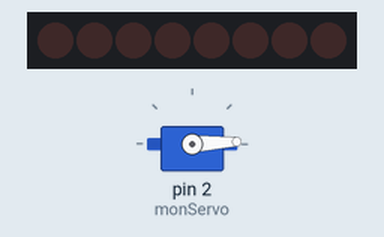
A sketch run on a simulated Arduino Uno, built with avr-gcc and run on an emulated ATmega328P. Shown: 8 shift-register outputs drawn as a row of LEDs (first output left, lit = HIGH), servo. Wiring (inferred from the names in the program): shift register (74HC595): data pin 11; shift clock pin 10; latch pin 12. Wiring (inferred from the signals the program sends): row of LEDs: on Q0, Q1, Q2, Q3, Q4, Q5, Q6, Q7.

Above: at 0.05 s.
At 0.5 s:
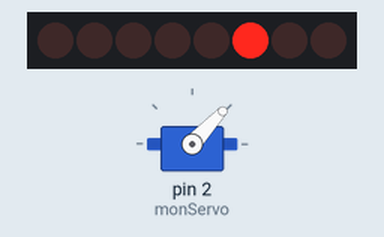
At 0.95 s:
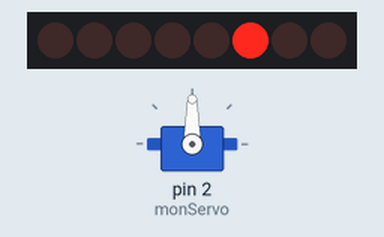
At 1.9 s:
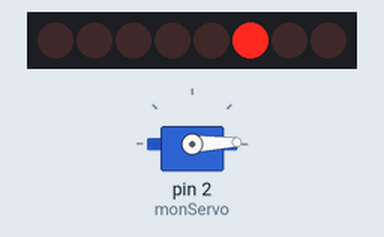
Timing chart, 0 to 4.4 s (numbered marks = the images above):
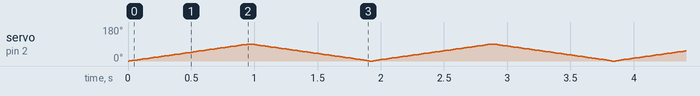

The sketch:

Drone_1.ino
```cpp
#include <Servo.h>
#include <SPI.h>
#include <Mirf.h>
#include <nRF24L01.h>
#include <MirfHardwareSpiDriver.h>

Servo monServo;
int pos=0;
const int locker = 12;
const int clock = 10;
const int data = 11;
int binled = 0b00001111;
int comget = 0; // stock la commande reçu

void setup()
{
    monServo.attach(2, 1000, 2000); // moteur
    pinMode(locker, OUTPUT); // pin configuré en sortie pour le 74HC595
    pinMode(clock, OUTPUT);
    pinMode(data, OUTPUT);

    Serial.begin(9600);

    /*** nRF24L01+ ***/
    Mirf.cePin = 8; // CE sur D8
    Mirf.csnPin = 7; // CSN sur D7
    Mirf.spi = &MirfHardwareSpi; // on utilise la surcouche de SPI
    Mirf.init();

    Mirf.channel = 42; // canal 42 car c'est le bien (aucune raison) ...
    Mirf.payload = 2; // taille du message à transmettre (2 octects)
    Mirf.config();

    Mirf.setTADDR((byte *)"drone"); // Le 1er module va envoyer ses info au 2eme module
    Mirf.setRADDR((byte *)"pcard"); // On définit ici l'adresse du 1er module

}

void loop()
{
  digitalWrite(locker, LOW);
  binled = change_led(data, clock, true, 1, binled); // on allume la led de fonctionnement
  digitalWrite(locker, HIGH);

  if(pos == 0)
  {
      for(pos = 0; pos<91;pos++)
      {
        monServo.write(pos);
        send_data(pos);

        if(Mirf.dataReady()){ // On verifie si on a quelque chose de nouveau
            Mirf.getData((byte *) &comget);
            digitalWrite(locker, LOW); // on allume la led de reception
            binled = change_led(data, clock, true, 3, binled); // on envoie la nouvelle commande
            digitalWrite(locker, HIGH);
        }

        delay(10);

        digitalWrite(locker, LOW); // on éteint les led de reception et d'envoie
        binled = change_led(data, clock, false, 3, binled); // on envoie la nouvelle commande
        digitalWrite(locker, HIGH);
        digitalWrite(locker, LOW); // on met le cadenas de la 74HC595 sur 0 pour modifier les led allumé
        binled = change_led(data, clock, false, 2, binled); // on envoie la nouvelle commande
        digitalWrite(locker, HIGH); // on rebloque
      }

  }
  else
  {
   for(pos = 90; pos>=0;pos--)
      {
        monServo.write(pos);
        send_data(pos);

        if(Mirf.dataReady()){ // On verifie si on a quelque chose de nouveau
            Mirf.getData((byte *) &comget);
            digitalWrite(locker, LOW); // on allume la led de reception
            binled = change_led(data, clock, true, 3, binled); // on envoie la nouvelle commande
            digitalWrite(locker, HIGH);
        }

        delay(10);

        digitalWrite(locker, LOW); // on éteint les led de reception et d'envoie
        binled = change_led(data, clock, false, 3, binled); // on envoie la nouvelle commande
        digitalWrite(locker, HIGH);
        digitalWrite(locker, LOW); // on met le cadenas de la 74HC595 sur 0 pour modifier les led allumé
        binled = change_led(data, clock, false, 2, binled); // on envoie la nouvelle commande
        digitalWrite(locker, HIGH); // on rebloque
      }
      pos=0;
  }

}

void send_data(int pos)
{
  Mirf.send((byte *)&pos); // On envoi la valeur de la position
  while(Mirf.isSending()); // On boucle (attend) tant que le message n'as pas était envoyé
  digitalWrite(locker, LOW); // on met le cadenas de la 74GC595 sur 0 pour modifier les led allumé
  binled = change_led(data, clock, true, 2, binled); // on envoie la nouvelle commande
  digitalWrite(locker, HIGH); // on rebloque
}
int selected(int cmd) // pour le moment c'est vide
{
  switch (cmd)
  {
     case 0001:

       break;
     case 0010:

       break;
     case 0011:

       break;
     case 0100:

       break;
     case 0101:

       break;
     case 0110:

       break;
     case 0111:

       break;
     case 1000:

       break;

  }
}
int change_led(int dataPin, int clockPin, boolean ope, char data, int data_comp) // gestion des led et du laser
{

  /*** operateur utilisé : OR pour l'addition et NAND pour soustraction (principe d'un masque) ***/
  if(data == 1) // led fonctionnement
  {
    if(ope == true)
    {
    data_comp = data_comp | 0b00000010;
    }
    if(ope == false)
    {
    data_comp = data_comp & ~0b00000010;
    }
  }
  if(data == 2) // Led envoie
  {
    if(ope==true)
    {
      data_comp = data_comp | ~0b00000100;
    }
    if(ope==false)
    {
      data_comp = data_comp & ~0b00000100;
    }

  }
  if(data == 3) // Led reception
  {
    if(ope==true)
    {
      data_comp = data_comp | 0b00001000;
    }
    if(ope==false)
    {
      data_comp = data_comp & 0b00001000;
    }
  }
  if(data == 4) // Led moteur
  {
    if(ope==true)
    {
      data_comp = data_comp | 0b00010000;
    }
    if(ope==false)
    {
      data_comp = data_comp & 0b00010000;
    }
  }
  if(data == 5) // Laser
  {
    if(ope==true)
    {
      data_comp = data_comp | 0b01000000;
    }
    if(ope==false)
    {
      data_comp = data_comp & 0b01000000;
    }
  }
   //octet inversée avec '~' pour piloter les LED à l'état bas (arduino n'aime pas donné du courant ^^)
   shiftOut(dataPin, clockPin, LSBFIRST, ~data_comp );
   return data_comp;
}
```
